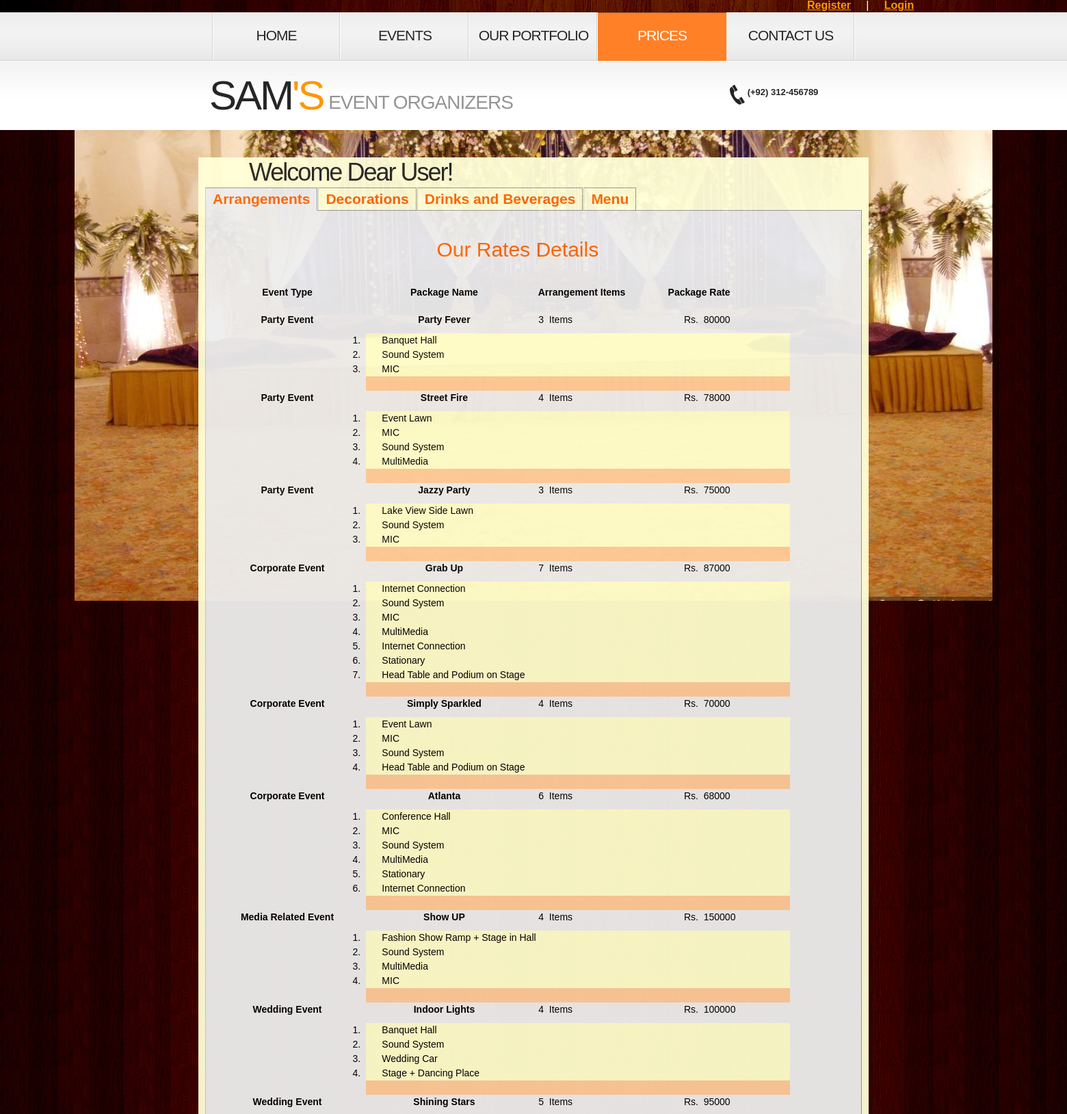
Screenshot of /user/pricing.php (upper part) with the database file from the repository.
### tables this page shows
CREATE TABLE IF NOT EXISTS `arrangement_package` (
  `arr_packg_id` int(11) NOT NULL AUTO_INCREMENT,
  `arr_packg_name` varchar(255) NOT NULL,
  `arr_packg_price` varchar(255) NOT NULL,
  `arr_packg_items` int(11) NOT NULL,
  `arr_packg_descrpt` varchar(255) NOT NULL,
  `main_event_id` int(11) NOT NULL,
  PRIMARY KEY (`arr_packg_id`)
);

CREATE TABLE IF NOT EXISTS `events_table` (
  `main_event_id` int(11) NOT NULL AUTO_INCREMENT,
  `main_event_name` varchar(255) NOT NULL,
  `main_event_descrpt` varchar(255) NOT NULL,
  PRIMARY KEY (`main_event_id`)
);

CREATE TABLE IF NOT EXISTS `arrangement_packg_details` (
  `arr_packg_detail_id` int(11) NOT NULL AUTO_INCREMENT,
  `arr_packg_id` int(11) NOT NULL,
  `arrangement_id` int(11) NOT NULL,
  PRIMARY KEY (`arr_packg_detail_id`)
);

CREATE TABLE IF NOT EXISTS `event_arrangements` (
  `arrangement_id` int(11) NOT NULL AUTO_INCREMENT,
  `material_name` varchar(255) NOT NULL,
  `material_price` varchar(255) NOT NULL,
  `material_detail` varchar(255) NOT NULL,
  PRIMARY KEY (`arrangement_id`)
);

### user/pricing.php (the view, shortened to what this page needs)
<!DOCTYPE html>
<html lang="en">
<head>
    <link rel="stylesheet" href="css/reset.css" type="text/css" media="screen">
    <link rel="stylesheet" href="css/style.css" type="text/css" media="screen">
    <link rel="stylesheet" href="css/grid.css" type="text/css" media="screen">
<link href="SpryAssets/SpryTabbedPanels.css" rel="stylesheet" type="text/css">
</head>
<body id="page4">
    <header>
    <?php
if (!isset($_SESSION['s_uname'])){
                          echo "<div class=mybar id=L1 style=background-image:url(images/bg-top-tail2.jpg)>
						  &nbsp; &nbsp;&nbsp; &nbsp; &nbsp; &nbsp;  &nbsp; &nbsp; &nbsp; &nbsp; &nbsp;  &nbsp; &nbsp; &nbsp; &nbsp; &nbsp;  &nbsp; &nbsp; &nbsp; &nbsp; &nbsp; &nbsp; &nbsp; &nbsp; &nbsp; &nbsp; &nbsp; &nbsp; &nbsp; &nbsp; &nbsp; &nbsp; &nbsp; &nbsp; &nbsp; &nbsp; &nbsp; &nbsp; &nbsp; &nbsp; &nbsp; &nbsp; &nbsp; &nbsp; &nbsp; &nbsp; &nbsp; &nbsp; &nbsp; &nbsp; &nbsp; &nbsp; &nbsp; &nbsp; &nbsp; &nbsp; &nbsp; &nbsp; &nbsp; &nbsp; &nbsp; &nbsp; &nbsp; &nbsp; &nbsp; &nbsp; &nbsp; &nbsp; &nbsp; <div class=menu>
     <div class=mylogout >
       <a href=register.php><strong>Register</strong></a> &nbsp; &nbsp; | &nbsp; &nbsp;
                                <a href=login.php><strong>Login</strong></a>
</div></div></div>";
          }
    ?>
    	<div class="row-1">
        	<div class="main">
            	<div class="container_12">
                	<div class="grid_12">
                    	<nav>
              <ul class="menu">
                                <li><a href="home.php"> Home </a></li>
                                <li><a href="events.php">Events</a></li>
                                <li><a href="portfolio.php">Our Portfolio</a></li>
                            <li><a href="pricing.php"  class="active" >Prices</a></li>
                                <li><a href="contacts.php">Contact Us</a></li>
                            </ul>
                        </nav>
                    </div>
                </div>
            </div>
        </div>
        <div class="row-2">
        	<div class="main">
            	<div class="container_12">
                	<div class="grid_9">
                    	<h1>
                            <a class="logo" href="home.php">Sam<strong>'s</strong></a>
                            <span>Event Organizers</span>
                        </h1>
                    </div>
                    <div class="grid_3">
                    	<form id="search-form" method="post" enctype="multipart/form-data">
                          <img src="images/pic-1.png" width="22" height="29"> <strong> (+92) 312-456789</strong>
                        </form>
                     </div>
                </div>
            </div>
        </div>
    </header><div class="ic"></div>
    <section id="content">
        <div class="bg-top">
        	<div class="bg-top-2">
                <div class="bg">
                    <div class="bg-top-shadow">
                        <div class="main">
                          <div class="trans" style="background-color:#FFFFD7">
                           <div class="container_12">
                           <h3 class="p0">&nbsp; &nbsp; &nbsp; &nbsp; Welcome Dear User!<br></h3>
                           <div class="mytab">
                             <div id="TabbedPanels1" class="TabbedPanels">
                               <ul class="TabbedPanelsTabGroup">
                                 <li class="TabbedPanelsTab" tabindex="0">Arrangements</li>
                                 <li class="TabbedPanelsTab" tabindex="0">Decorations</li>
                                 <li class="TabbedPanelsTab" tabindex="0">Drinks and Beverages</li>
                                 <li class="TabbedPanelsTab" tabindex="0">Menu</li>
                               </ul>
                               <div class="TabbedPanelsContentGroup">
                                 <div class="TabbedPanelsContent"> <br>
                                   <br>
  &nbsp; &nbsp; &nbsp; &nbsp; &nbsp; &nbsp; &nbsp; &nbsp; &nbsp; &nbsp;  &nbsp; &nbsp; &nbsp; &nbsp; &nbsp; &nbsp; &nbsp; &nbsp; &nbsp; &nbsp; Our Rates Details<br>
  <br>
  <br>
  <div class="mytabcontents">
  <?php
				$sql="Select * From arrangement_package a, events_table t WHERE a.main_event_id=t.main_event_id ";
				$rs = mysql_query($sql) or die(mysql_error());
				$myrows = mysql_num_rows($rs);
	if(mysql_num_rows($rs)>0)
	{
	echo
	 "<table width=850 border=0 cellspacing=2 cellpadding=10 align=center>
  <tr> <th width=259 height=40 scope=row >Event Type</th>
    <th width=259 height=40 scope=row >Package Name</th>
    <th width=235 scope=row align=left>&nbsp; &nbsp; &nbsp; Arrangement Items</th>
    <th width=200 scope=row align=left>Package Rate</th>
  </tr>";
	 for ($i=0; $i<$myrows; $i++)
	{
	$row = mysql_fetch_array($rs);
  echo "
  <tr>
    <th height=30 scope=row valign=top>".$row['main_event_name']."</th>";
   echo" <th height=30 scope=row valign=top>".$row['arr_packg_name']."</th>";
	echo "<td>&nbsp; &nbsp; &nbsp; ".$row['arr_packg_items']."&nbsp; Items</td>";
	echo "<td >&nbsp; &nbsp; &nbsp; Rs. &nbsp;".$row['arr_packg_price']."&nbsp;</td>";
	echo "</tr>";
	$dec_id= $row['arr_packg_id'];
	  $msql="Select * From event_arrangements e , arrangement_packg_details d where arr_packg_id=$dec_id AND e.arrangement_id=d.arrangement_id";
	$mrs = mysql_query($msql) or die(mysql_error());
		$mrows = mysql_num_rows($mrs);
	if(mysql_num_rows($mrs)>0)
	{
	for ($j=1; $j<=$mrows; $j++){
		$mrow = mysql_fetch_array($mrs);
		 echo "<tr><td width=228 align=right>".$j.". &nbsp; </td>
		 <td colspan=3 align=left bgcolor=#FFFFCC> &nbsp; &nbsp; &nbsp; ".$mrow['material_name']."</td>
  </tr>";
	}
	echo " <tr><td></td> <td bgcolor=#FFCC99 colspan=3> &nbsp; &nbsp; &nbsp; &nbsp; &nbsp;  &nbsp; &nbsp; &nbsp; &nbsp; &nbsp;  &nbsp; &nbsp; &nbsp; &nbsp; &nbsp;
  </td>
  </tr>";
	}
	}
echo "<tr><td><br><br></td></tr></table>";
	}
                ?>
    </div>
       </div>
                               </div>
                             </div>
                           </div>
                           </div>
                          </div>
                        </div>
                    </div>
                </div>
            </div>
        </div>
    </section>
</body>
</html>

### user/css/style.css (style rules this page uses)
article, aside, audio, canvas, command, datalist, details, embed, figcaption, figure, footer, header, hgroup, keygen, meter, nav, output, progress, section, source, video { display:block }
html { width:100% }
body { font-family:Arial, Helvetica, sans-serif;font-size:100%;color:#262626;min-width:980px;background:#fff }
.bg-top-shadow { width:100%; background:url(../images/bg-top-shadow.png) center bottom repeat-x; padding:40px 0 52px }
#page4 .bg-top-shadow { padding:40px 0 60px }
.bg-top { width:100%; background:url(../images/bg-top-tail.jpg) center top repeat-x }
.bg-top-2 { width:100%; background:url(../images/bg-top-tail2.jpg) center top repeat-y }
.bg { width:100%; background:url(../images/bg-top.jpg) center top no-repeat fixed }
.main { width:980px;padding:0;margin:0 auto;font-size:0.8125em;line-height:1.6153em }
a { color:#ff9601; outline:none }
.trans { filter: Alpha(Opacity=95); opacity:0.95; }
.mybar { font-family:Arial, Helvetica, sans-serif; color:#FFF; background-image:url(file:///E|/Vertigo/VertrigoServ/www/Event_Management/user/images/bg-top-tail2.jpg) }
.mytab { color:#F60; font-family:Arial, Helvetica, sans-serif; font-size:30px; }
.mytabcontents { font-size:14px; color:#000; width:auto; }
.mylogout { position:absolute; width:384px; left: 1180px; top: -1px; height: 22px; }
.p0 { margin-bottom:0px }
.menu li a, .list-1 li a, .list-2 li a, .link, .button, .logo { text-decoration:none }
header { width:100%;position:relative;z-index:2 }
.row-1 { width:100%;height:71px;background:url(../images/row1-top-tail.gif) left top repeat-x }
.row-2 { width:100%;min-height:101px;background:url(../images/row2-tail.gif) left top repeat-x #fff }
h1 { padding:15px 0 0 0;position:relative;font-weight:normal;text-transform:uppercase;margin-left:-4px;font-family:"Trebuchet MS", Arial, Helvetica, sans-serif }
h1 span { display:inline-block; font-size:28px; line-height:1.2em; color:#949494; letter-spacing:-1px; padding:29px 0 0 4px }
.logo { display:inline-block;font-size:60px;line-height:1.2em;;color:#262626;cursor:pointer;letter-spacing:-3px }
.logo strong { color:#ff9601; font-weight:normal }
.menu { padding:0;width:100% }
.menu li { float:left;position:relative }
.menu li:first-child { background:url(../images/menu-a-tail.gif) 0 -71px no-repeat }
menu a, .menu li a { font-family:"Trebuchet MS", Arial, Helvetica, sans-serif;display:block;width:188px;font-size:21px;line-height:1.238em;padding:21px 0 24px 0;color:#262626;text-align:center;text-transform:uppercase;background:url(../images/menu-a-tail.gif) right -71px no-repeat;letter-spacing:-1px }
.menu li a:hover, menu a:hover, .menu li a.active { color:#fff;background-position:left top;background-repeat:repeat-x;background-color:#000 }
.menu a.active { color:#fff;background-position:left top;background-repeat:repeat-x;background-color:#000 }
#search-form { padding:35px 0px 0 37px }
#content { width:100%;padding:0;position:relative;z-index:1 }
h3 { font-family:"Trebuchet MS", Arial, Helvetica, sans-serif;font-size:36px;line-height:1.2em;margin:0 0 22px 0;color:#262626;font-weight:normal;letter-spacing:-2px }

### user/css/grid.css (style rules this page uses)
.container_12 { margin-left: auto; margin-right: auto; width: 960px; }
.grid_1, .grid_2, .grid_3, .grid_4, .grid_5, .grid_6, .grid_7, .grid_8, .grid_9, .grid_10, .grid_11, .grid_12 { display:inline; float: left; position: relative; margin-left: 10px; margin-right: 10px; }
.container_12 .grid_3 { width:220px; }
.container_12 .grid_9 { width:700px; }
.container_12 .grid_12 { width:940px; }

### user/SpryAssets/SpryTabbedPanels.css (style rules this page uses)
.TabbedPanels { overflow: hidden; margin: 0px; padding: 0px; clear: none; width: 100%; }
.TabbedPanelsTabGroup { margin: 0px; padding: 0px; }
.TabbedPanelsTab { position: relative; top: 1px; float: left; padding: 4px 10px; margin: 0px 1px 0px 0px; font: bold 0.7em sans-serif; background-color:#FFFFD7; list-style: none; border-left: solid 1px #CCC; border-bottom: solid 1px #999; border-top: solid 1px #999; border-right: solid 1px #999; -moz-user-select: none; -khtml-user-select: none; cursor: pointer; }
.TabbedPanelsTabSelected { background-color: #EEE; border-bottom: 1px solid #EEE; }
.TabbedPanelsContentGroup { clear: both; border-left: solid 1px #CCC; border-bottom: solid 1px #CCC; border-top: solid 1px #999; border-right: solid 1px #999; background-color:#EEE }
.TabbedPanelsContent { overflow: hidden; padding: 4px; }

### rows the page displays
arrangement_package: main_event.main_event_name "Party Event", arr_packg_name "Party Fever", arr_packg_items "3", arr_packg_price "80000"
arrangement_packg_details: arrangement.material_name "Banquet Hall"
arrangement_packg_details: arrangement.material_name "Sound System"
arrangement_packg_details: arrangement.material_name "MIC"
arrangement_package: main_event.main_event_name "Party Event", arr_packg_name "Street Fire", arr_packg_items "4", arr_packg_price "78000"
arrangement_packg_details: arrangement.material_name "Event Lawn"
arrangement_packg_details: arrangement.material_name "MIC"
arrangement_packg_details: arrangement.material_name "Sound System"
arrangement_packg_details: arrangement.material_name "MultiMedia"
arrangement_package: main_event.main_event_name "Party Event", arr_packg_name "Jazzy Party", arr_packg_items "3", arr_packg_price "75000"
arrangement_packg_details: arrangement.material_name "Lake View Side Lawn"
arrangement_packg_details: arrangement.material_name "Sound System"
arrangement_packg_details: arrangement.material_name "MIC"
arrangement_package: main_event.main_event_name "Corporate Event", arr_packg_name "Grab Up", arr_packg_items "7", arr_packg_price "87000"
arrangement_packg_details: arrangement.material_name "Internet Connection"
arrangement_packg_details: arrangement.material_name "Sound System"
arrangement_packg_details: arrangement.material_name "MIC"
arrangement_packg_details: arrangement.material_name "MultiMedia"
arrangement_packg_details: arrangement.material_name "Internet Connection"
arrangement_packg_details: arrangement.material_name "Stationary"
arrangement_packg_details: arrangement.material_name "Head Table and Podium on Stage"
arrangement_package: main_event.main_event_name "Corporate Event", arr_packg_name "Simply Sparkled", arr_packg_items "4", arr_packg_price "70000"
arrangement_packg_details: arrangement.material_name "Event Lawn"
arrangement_packg_details: arrangement.material_name "MIC"
arrangement_packg_details: arrangement.material_name "Sound System"
arrangement_packg_details: arrangement.material_name "Head Table and Podium on Stage"
arrangement_package: main_event.main_event_name "Corporate Event", arr_packg_name "Atlanta", arr_packg_items "6", arr_packg_price "68000"
arrangement_packg_details: arrangement.material_name "Conference Hall"
arrangement_packg_details: arrangement.material_name "MIC"
arrangement_packg_details: arrangement.material_name "Sound System"
arrangement_packg_details: arrangement.material_name "MultiMedia"
arrangement_packg_details: arrangement.material_name "Stationary"
arrangement_packg_details: arrangement.material_name "Internet Connection"
arrangement_package: main_event.main_event_name "Media Related Event", arr_packg_name "Show UP", arr_packg_items "4", arr_packg_price "150000"
arrangement_packg_details: arrangement.material_name "Fashion Show Ramp + Stage in Hall"
arrangement_packg_details: arrangement.material_name "Sound System"
arrangement_packg_details: arrangement.material_name "MultiMedia"
arrangement_packg_details: arrangement.material_name "MIC"
arrangement_package: main_event.main_event_name "Wedding Event", arr_packg_name "Indoor Lights", arr_packg_items "4", arr_packg_price "100000"
arrangement_packg_details: arrangement.material_name "Banquet Hall"
arrangement_packg_details: arrangement.material_name "Sound System"
arrangement_packg_details: arrangement.material_name "Wedding Car"
arrangement_packg_details: arrangement.material_name "Stage + Dancing Place"
arrangement_package: main_event.main_event_name "Wedding Event", arr_packg_name "Shining Stars", arr_packg_items "5", arr_packg_price "95000"
